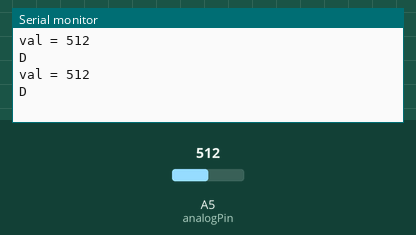
This sketch was run on a simulated Arduino Uno, built with avr-gcc and run on an emulated ATmega328P. Shown: the last lines printed to the serial monitor. Inputs (shaded band) come from the test bench; at power-on: A5 (analogPin) = 512.

Above: at 1.2 s.
1.3 s: A5 (analogPin) set to 489
At 2.8 s:
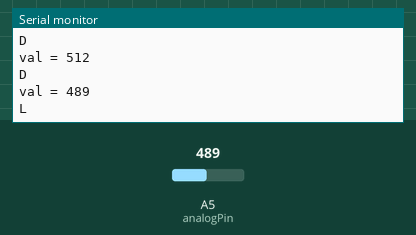
4.3 s: A5 (analogPin) set to 510
At 5.6 s:
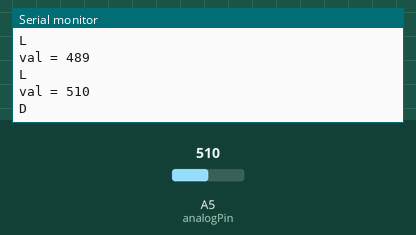
Timing chart, 0 to 7.3 s (numbered marks = the images above; inputs shaded):
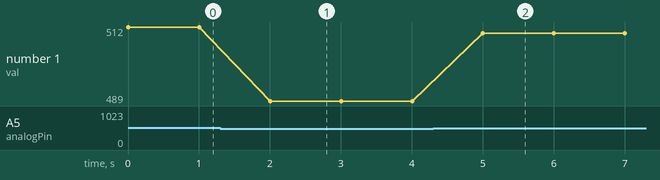

The sketch:

light.ino
```cpp
//int ledPin = 2;
//int ledPin3 = 3;
int analogPin = 5; //ประกาศตัวแปร ให้ analogPin แทนขา analog ขาที่5
int val = 0;
void setup() {
//  pinMode(ledPin, OUTPUT);  // sets the pin as output
//  pinMode(ledPin3, OUTPUT);  // sets the pin as output
  Serial.begin(9600);
}

void loop() {
  int sensorValue = analogRead(A5);
  val = analogRead(analogPin);  //อ่านค่าสัญญาณ analog ขา5 ที่ต่อกับ LDR Photoresistor Sensor Module
  Serial.print("val = "); // พิมพ์ข้อความส่งเข้าคอมพิวเตอร์ "val = "
  Serial.println(val); // พิมพ์ค่าของตัวแปร val
  if (val < 500) {
    //digitalWrite(ledPin, LOW); // สั่งให้ LED ที่ Pin2 ดับ
    //digitalWrite(ledPin3, HIGH); // สั่งให้ LED ที่ Pin3 ติดสว่าง
    Serial.print("L\n");
  }
  else {
    //digitalWrite(ledPin, HIGH); // สั่งให้ LED ที่ Pin2 ติดสว่าง
    //digitalWrite(ledPin3, LOW); // สั่งให้ LED ที่ Pin3 ดับ
    Serial.print("D\n");
  }
  delay(1000);
}
```

Measured:
- the behaviour switches between 500 and 499 on A5 (analogPin) (found by bisection; images 0 and 1)
- after the input at 1.3 s, the serial monitor: prints a new line after 0.70 s (image 1)
- after the input at 4.3 s, the serial monitor: prints a new line after 0.70 s (image 2)
- plotted number 1: 512 → 489 after the input at 1.3 s, 489 → 510 after the input at 4.3 s
